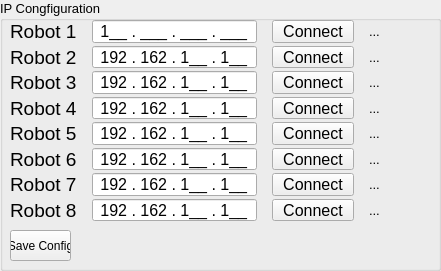
     <widget class="QGroupBox" name="groupBox_2">
      <property name="geometry">
       <rect>
        <x>10</x>
        <y>340</y>
        <width>441</width>
        <height>271</height>
       </rect>
      </property>
      <property name="font">
       <font>
        <pointsize>10</pointsize>
       </font>
      </property>
      <property name="title">
       <string>IP Congfiguration</string>
      </property>
      <widget class="QWidget" name="layoutWidget">
       <property name="geometry">
        <rect>
         <x>10</x>
         <y>20</y>
         <width>421</width>
         <height>201</height>
        </rect>
       </property>
       <layout class="QGridLayout" name="gridLayout" columnstretch="3,8,4,3">
        <property name="horizontalSpacing">
         <number>15</number>
        </property>
        <property name="verticalSpacing">
         <number>3</number>
        </property>
        <item row="0" column="0">
         <widget class="QLabel" name="label_5">
          <property name="font">
           <font>
            <pointsize>14</pointsize>
           </font>
          </property>
          <property name="text">
           <string>Robot 1</string>
          </property>
         </widget>
        </item>
        <item row="0" column="1">
         <widget class="QLineEdit" name="Robot_1_ip">
          <property name="font">
           <font>
            <pointsize>12</pointsize>
            <kerning>true</kerning>
           </font>
          </property>
          <property name="inputMethodHints">
           <set>Qt::ImhPreferNumbers</set>
          </property>
          <property name="inputMask">
           <string> 999 . 999 . 999 . 999 ;_</string>
          </property>
          <property name="text">
           <string> 1 .  .  .  </string>
          </property>
          <property name="alignment">
           <set>Qt::AlignCenter</set>
          </property>
         </widget>
        </item>
        <item row="0" column="2">
         <widget class="QPushButton" name="TestConnection_1_Button">
          <property name="font">
           <font>
            <pointsize>12</pointsize>
           </font>
          </property>
          <property name="text">
           <string>Connect</string>
          </property>
         </widget>
        </item>
        <item row="0" column="3">
         <widget class="QLabel" name="TestConnection_1_Status">
          <property name="font">
           <font>
            <pointsize>10</pointsize>
           </font>
          </property>
          <property name="autoFillBackground">
           <bool>false</bool>
          </property>
          <property name="text">
           <string>...</string>
          </property>
         </widget>
        </item>
        <item row="1" column="0">
         <widget class="QLabel" name="label_6">
          <property name="font">
           <font>
            <pointsize>14</pointsize>
           </font>
          </property>
          <property name="text">
           <string>Robot 2</string>
          </property>
         </widget>
        </item>
        <item row="1" column="1">
         <widget class="QLineEdit" name="Robot_2_ip">
          <property name="font">
           <font>
            <pointsize>12</pointsize>
           </font>
          </property>
          <property name="inputMask">
           <string> 999 . 999 . 999 . 999 ;_</string>
          </property>
          <property name="text">
           <string> 192 . 162 . 1 . 1 </string>
          </property>
          <property name="alignment">
           <set>Qt::AlignCenter</set>
          </property>
         </widget>
        </item>
        <item row="1" column="2">
         <widget class="QPushButton" name="TestConnection_2_Button">
          <property name="font">
           <font>
            <pointsize>12</pointsize>
           </font>
          </property>
          <property name="text">
           <string>Connect</string>
          </property>
         </widget>
        </item>
        <item row="1" column="3">
         <widget class="QLabel" name="TestConnection_2_Status">
          <property name="font">
           <font>
            <pointsize>10</pointsize>
           </font>
          </property>
          <property name="text">
           <string>...</string>
          </property>
         </widget>
        </item>
        <item row="2" column="0">
         <widget class="QLabel" name="label_7">
          <property name="font">
           <font>
            <pointsize>14</pointsize>
           </font>
          </property>
          <property name="text">
           <string>Robot 3</string>
          </property>
         </widget>
        </item>
        <item row="2" column="1">
         <widget class="QLineEdit" name="Robot_3_ip">
          <property name="font">
           <font>
            <pointsize>12</pointsize>
           </font>
          </property>
          <property name="inputMask">
           <string> 999 . 999 . 999 . 999 ;_</string>
          </property>
          <property name="text">
           <string> 192 . 162 . 1 . 1 </string>
          </property>
          <property name="alignment">
           <set>Qt::AlignCenter</set>
          </property>
         </widget>
        </item>
        <item row="2" column="2">
         <widget class="QPushButton" name="TestConnection_3_Button">
          <property name="font">
           <font>
            <pointsize>12</pointsize>
           </font>
          </property>
          <property name="text">
           <string>Connect</string>
          </property>
         </widget>
        </item>
        <item row="2" column="3">
         <widget class="QLabel" name="TestConnection_3_Status">
          <property name="font">
           <font>
            <pointsize>10</pointsize>
           </font>
          </property>
          <property name="text">
           <string>...</string>
          </property>
         </widget>
        </item>
        <item row="3" column="0">
         <widget class="QLabel" name="label_8">
          <property name="font">
           <font>
            <pointsize>14</pointsize>
           </font>
          </property>
          <property name="text">
           <string>Robot 4</string>
          </property>
         </widget>
        </item>
        <item row="3" column="1">
         <widget class="QLineEdit" name="Robot_4_ip">
          <property name="font">
           <font>
            <pointsize>12</pointsize>
           </font>
          </property>
          <property name="inputMask">
           <string> 999 . 999 . 999 . 999 ;_</string>
          </property>
          <property name="text">
           <string> 192 . 162 . 1 . 1 </string>
          </property>
          <property name="alignment">
           <set>Qt::AlignCenter</set>
          </property>
         </widget>
        </item>
        <item row="3" column="2">
         <widget class="QPushButton" name="TestConnection_4_Button">
          <property name="font">
           <font>
            <pointsize>12</pointsize>
           </font>
          </property>
          <property name="text">
           <string>Connect</string>
          </property>
         </widget>
        </item>
        <item row="3" column="3">
         <widget class="QLabel" name="TestConnection_4_Status">
          <property name="font">
           <font>
            <pointsize>10</pointsize>
           </font>
          </property>
          <property name="text">
           <string>...</string>
          </property>
         </widget>
        </item>
        <item row="4" column="0">
         <widget class="QLabel" name="label_9">
          <property name="font">
           <font>
            <pointsize>14</pointsize>
           </font>
          </property>
          <property name="text">
           <string>Robot 5</string>
          </property>
         </widget>
        </item>
        <item row="4" column="1">
         <widget class="QLineEdit" name="Robot_5_ip">
          <property name="font">
           <font>
            <pointsize>12</pointsize>
           </font>
          </property>
          <property name="inputMask">
           <string> 999 . 999 . 999 . 999 ;_</string>
          </property>
          <property name="text">
           <string> 192 . 162 . 1 . 1 </string>
          </property>
          <property name="alignment">
           <set>Qt::AlignCenter</set>
          </property>
         </widget>
        </item>
        <item row="4" column="2">
         <widget class="QPushButton" name="TestConnection_5_Button">
          <property name="font">
           <font>
            <pointsize>12</pointsize>
           </font>
          </property>
          <property name="text">
           <string>Connect</string>
          </property>
         </widget>
        </item>
        <item row="4" column="3">
         <widget class="QLabel" name="TestConnection_5_Status">
          <property name="font">
           <font>
            <pointsize>10</pointsize>
           </font>
          </property>
          <property name="text">
           <string>...</string>
          </property>
         </widget>
        </item>
        <item row="5" column="0">
         <widget class="QLabel" name="label_10">
          <property name="font">
           <font>
            <pointsize>14</pointsize>
           </font>
          </property>
          <property name="text">
           <string>Robot 6</string>
          </property>
         </widget>
        </item>
        <item row="5" column="1">
         <widget class="QLineEdit" name="Robot_6_ip">
          <property name="font">
           <font>
            <pointsize>12</pointsize>
           </font>
          </property>
          <property name="inputMask">
           <string> 999 . 999 . 999 . 999 ;_</string>
          </property>
          <property name="text">
           <string> 192 . 162 . 1 . 1 </string>
          </property>
          <property name="alignment">
           <set>Qt::AlignCenter</set>
          </property>
         </widget>
        </item>
        <item row="5" column="2">
         <widget class="QPushButton" name="TestConnection_6_Button">
          <property name="font">
           <font>
            <pointsize>12</pointsize>
           </font>
          </property>
          <property name="text">
           <string>Connect</string>
          </property>
         </widget>
        </item>
        <item row="5" column="3">
         <widget class="QLabel" name="TestConnection_6_Status">
          <property name="font">
           <font>
            <pointsize>10</pointsize>
           </font>
          </property>
          <property name="text">
           <string>...</string>
          </property>
         </widget>
        </item>
        <item row="6" column="0">
         <widget class="QLabel" name="label_11">
          <property name="font">
           <font>
            <pointsize>14</pointsize>
           </font>
          </property>
          <property name="text">
           <string>Robot 7</string>
          </property>
         </widget>
        </item>
        <item row="6" column="1">
         <widget class="QLineEdit" name="Robot_7_ip">
          <property name="font">
           <font>
            <pointsize>12</pointsize>
           </font>
          </property>
          <property name="inputMask">
           <string> 999 . 999 . 999 . 999 ;_</string>
          </property>
          <property name="text">
           <string> 192 . 162 . 1 . 1 </string>
          </property>
          <property name="alignment">
           <set>Qt::AlignCenter</set>
          </property>
         </widget>
        </item>
        <item row="6" column="2">
         <widget class="QPushButton" name="TestConnection_7_Button">
          <property name="font">
           <font>
            <pointsize>12</pointsize>
           </font>
          </property>
          <property name="text">
           <string>Connect</string>
          </property>
         </widget>
        </item>
        <item row="6" column="3">
         <widget class="QLabel" name="TestConnection_7_Status">
          <property name="font">
           <font>
            <pointsize>10</pointsize>
           </font>
          </property>
          <property name="text">
           <string>...</string>
          </property>
         </widget>
        </item>
        <item row="7" column="0">
         <widget class="QLabel" name="label_12">
          <property name="font">
           <font>
            <pointsize>14</pointsize>
           </font>
          </property>
          <property name="text">
           <string>Robot 8</string>
          </property>
         </widget>
        </item>
        <item row="7" column="1">
         <widget class="QLineEdit" name="Robot_8_ip">
          <property name="font">
           <font>
            <pointsize>12</pointsize>
           </font>
          </property>
          <property name="inputMask">
           <string> 999 . 999 . 999 . 999 ;_</string>
          </property>
          <property name="text">
           <string> 192 . 162 . 1 . 1 </string>
          </property>
          <property name="alignment">
           <set>Qt::AlignCenter</set>
          </property>
         </widget>
        </item>
        <item row="7" column="2">
         <widget class="QPushButton" name="TestConnection_8_Button">
          <property name="font">
           <font>
            <pointsize>12</pointsize>
           </font>
          </property>
          <property name="text">
           <string>Connect</string>
          </property>
         </widget>
        </item>
        <item row="7" column="3">
         <widget class="QLabel" name="TestConnection_8_Status">
          <property name="font">
           <font>
            <pointsize>10</pointsize>
           </font>
          </property>
          <property name="text">
           <string>...</string>
          </property>
         </widget>
        </item>
       </layout>
      </widget>
      <widget class="QPushButton" name="SaveConfig_Button">
       <property name="geometry">
        <rect>
         <x>10</x>
         <y>230</y>
         <width>61</width>
         <height>31</height>
        </rect>
       </property>
       <property name="font">
        <font>
         <pointsize>9</pointsize>
        </font>
       </property>
       <property name="text">
        <string>Save Config</string>
       </property>
      </widget>
     </widget>
